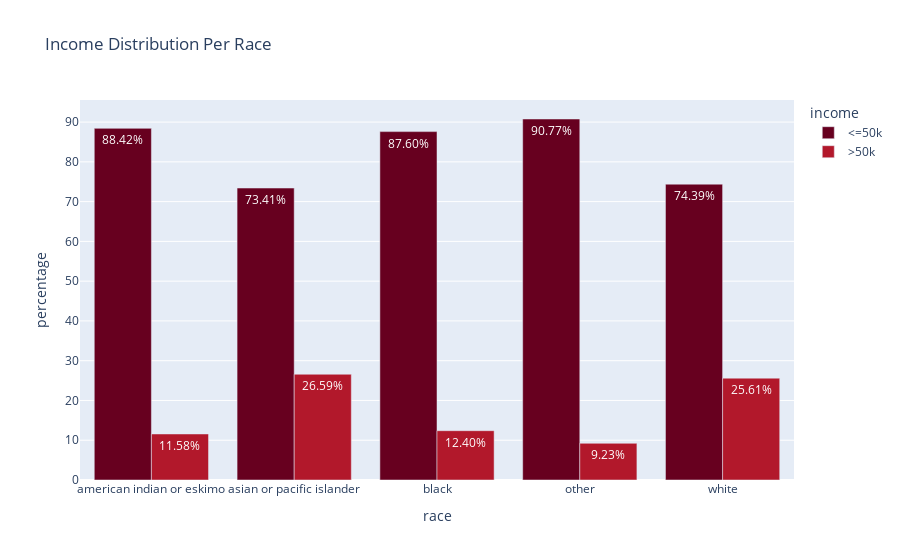

Notebook source saved alongside this figure:
### Code cell
fig = px.bar(
    adult_df_income_race,
    x = 'race',
    y = 'percentage',
    color = 'income',
    title='Income Distribution Per Race ',
    barmode='group',
    color_discrete_sequence=px.colors.sequential.RdBu,
    text='percentage'
)
fig.update_traces(texttemplate = '%{text:.2f}%')
fig.show()
fig.write_image(os.path.join(results_dir, 'income_distribution_by_Race_bar_plot.jpg'))
fig.write_image(os.path.join(results_dir, 'income_distribution_by_Race_bar_plot.png'))
html_str = fig.to_html()

with open(os.path.join(results_dir, 'income_distribution_by_Race_bar_plot.html'), 'w', encoding='utf-8') as f:
    f.write(html_str)

### Figure 1 — Plotly figure (JSON) as saved in the notebook; plotly's stock layout.template omitted (floating-point values rounded to 4 significant figures)
{"data": [{"alignmentgroup": "True", "hovertemplate": "income=<=50k<br>race=%{x}<br>percentage=%{text}<extra></extra>", "legendgroup": "<=50k", "marker": {"color": "rgb(103,0,31)", "pattern": {"shape": ""}}, "name": "<=50k", "offsetgroup": "<=50k", "orientation": "v", "showlegend": true, "text": [88.42, 73.41, 87.6, 90.77, 74.39], "textposition": "auto", "texttemplate": "%{text:.2f}%", "type": "bar", "x": ["american indian or eskimo", "asian or pacific islander", "black", "other", "white"], "xaxis": "x", "y": [88.42, 73.41, 87.6, 90.77, 74.39], "yaxis": "y"}, {"alignmentgroup": "True", "hovertemplate": "income=>50k<br>race=%{x}<br>percentage=%{text}<extra></extra>", "legendgroup": ">50k", "marker": {"color": "rgb(178,24,43)", "pattern": {"shape": ""}}, "name": ">50k", "offsetgroup": ">50k", "orientation": "v", "showlegend": true, "text": [11.58, 26.59, 12.4, 9.225, 25.61], "textposition": "auto", "texttemplate": "%{text:.2f}%", "type": "bar", "x": ["american indian or eskimo", "asian or pacific islander", "black", "other", "white"], "xaxis": "x", "y": [11.58, 26.59, 12.4, 9.225, 25.61], "yaxis": "y"}], "layout": {"barmode": "group", "legend": {"title": {"text": "income"}, "tracegroupgap": 0}, "title": {"text": "Income Distribution Per Race "}, "xaxis": {"anchor": "y", "domain": [0, 1], "title": {"text": "race"}}, "yaxis": {"anchor": "x", "domain": [0, 1], "title": {"text": "percentage"}}}}
